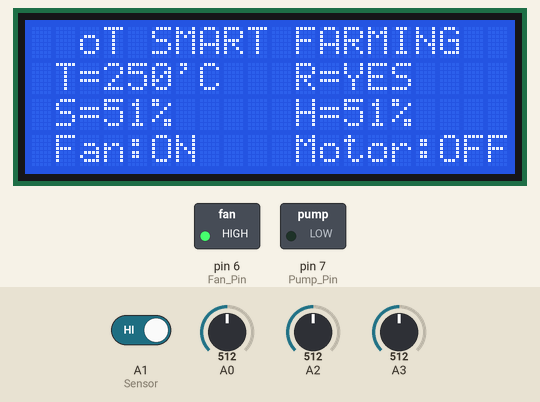
This sketch was run on a simulated Arduino Uno, built with avr-gcc and run on an emulated ATmega328P. Parts: 20×4 character LCD, switched loads named in the sketch (green lamp = pin HIGH). The test bench sets the inputs (shaded band); at power-on: A0 = 512, A1 (Sensor) HIGH, A2 = 512, A3 = 512.

Above: at 1.2 s.
1.3 s: A0 set to 69
At 2.5 s:
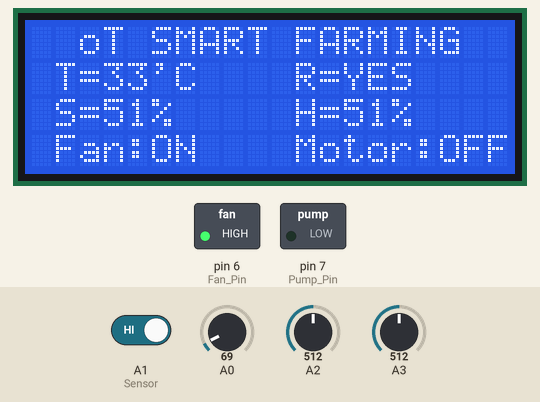
2.8 s: A0 set to 61
At 3.7 s:
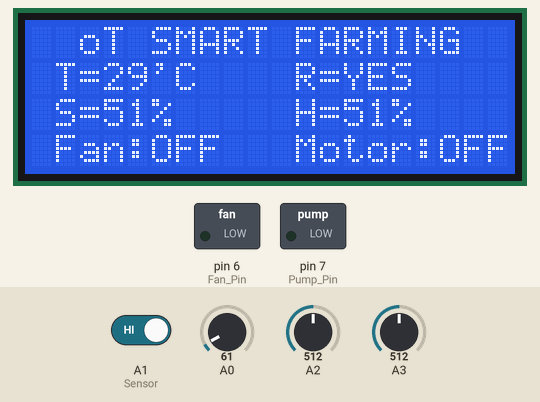
4.3 s: A1 (Sensor) driven LOW
At 4.8 s:
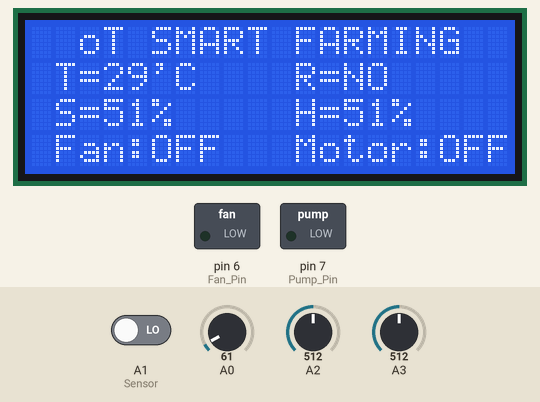
5.8 s: A2 set to 410
At 7.0 s:
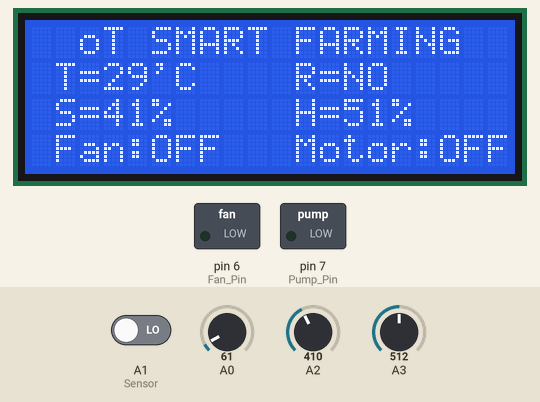
7.3 s: A2 set to 391
At 8.2 s:
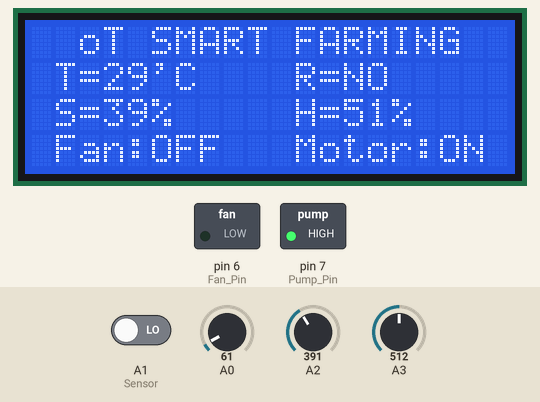
8.8 s: A0 set to 122
At 9.4 s:
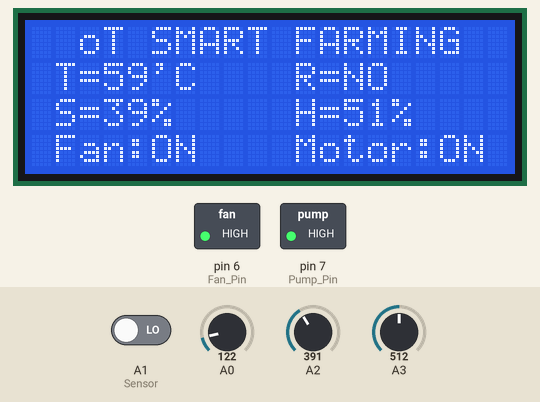
Timing chart, 0 to 11.3 s (numbered marks = the images above; inputs shaded):
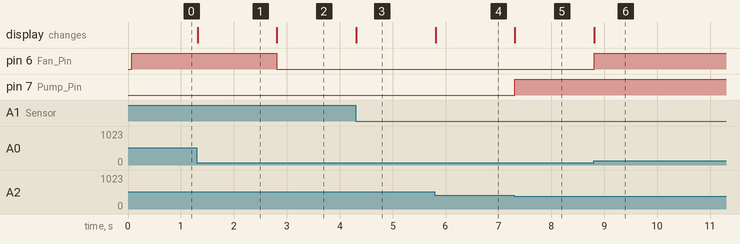

The sketch:

Code.ino
```cpp
// include the library code:
#include <LiquidCrystal.h>

//LiquidCrystal lcd(rs, en, d4, d5, d6, d7);
LiquidCrystal lcd(13, 12, 11, 10, 9, 8);

const int Fan_Pin = 6;
const int Pump_Pin = 7;

void setup() {
  lcd.begin(20, 4);     // set up the LCD's number of columns and rows:
  lcd.setCursor(0, 0);  // set the cursor position:
  lcd.print(" IoT SMART FARMING    ");

  pinMode(Fan_Pin, OUTPUT);
  pinMode(Pump_Pin, OUTPUT);
  pinMode(A1, INPUT);
}

void loop() {
  //Temperature Sensing
  int S1 = analogRead(A0);          // Read Temperature
  float mV = (S1 / 1023.0) * 5000;  // Storing value in Degree Celsius
  int Temp = mV / 10;
  lcd.setCursor(0, 1);
  lcd.print(" T=");
  lcd.print(Temp);
  lcd.print("'C  ");

  //Rain Sensing
  int R = digitalRead(A1);  // Read Rain Sensor
  if (R == 0) {
    lcd.setCursor(10, 1);
    lcd.print(" R=NO ");
  }
  if (R == 1) {
    lcd.setCursor(10, 1);
    lcd.print(" R=YES ");
  }


  //Soil Moisture
  int S3 = analogRead(A2);  // Read Soil Moisture
  int SM = S3 / 10;
  lcd.setCursor(0, 2);
  lcd.print(" S=");
  lcd.print(SM);
  lcd.print("%  ");

  //Air Humidity
  int S4 = analogRead(A3);  // Read Air Humidity
  int H = S4 / 10;
  lcd.setCursor(10, 2);
  lcd.print(" H=");
  lcd.print(H);
  lcd.print("%  ");

  if (Temp > 30) {
    digitalWrite(Fan_Pin, HIGH);
    lcd.setCursor(0, 3);
    lcd.print(" Fan:ON  ");
  } else {
    digitalWrite(Fan_Pin, LOW);
    lcd.setCursor(0, 3);
    lcd.print(" Fan:OFF ");
  }

  if (SM < 40 && R == 0) {
    digitalWrite(Pump_Pin, HIGH);
    lcd.setCursor(10, 3);
    lcd.print(" Motor:ON  ");
  } else {
    digitalWrite(Pump_Pin, LOW);
    lcd.setCursor(10, 3);
    lcd.print(" Motor:OFF  ");
  }
}
```

Measured:
- the behaviour switches between 64 and 63 on A0 (found by bisection; images 1 and 2)
- the behaviour switches between 400 and 399 on A2 (found by bisection; images 4 and 5)
- after the input at 1.3 s, the display: changes at once (image 1)
- after the input at 2.8 s, pin 6 (Fan_Pin): HIGH → LOW at once; the display: changes at once (image 2)
- after the input at 4.3 s, the display: changes at once (image 3)
- after the input at 5.8 s, the display: changes at once (image 4)
- after the input at 7.3 s, pin 7 (Pump_Pin): LOW → HIGH at once; the display: changes at once (image 5)
- after the input at 8.8 s, pin 6 (Fan_Pin): LOW → HIGH at once; the display: changes at once (image 6)
